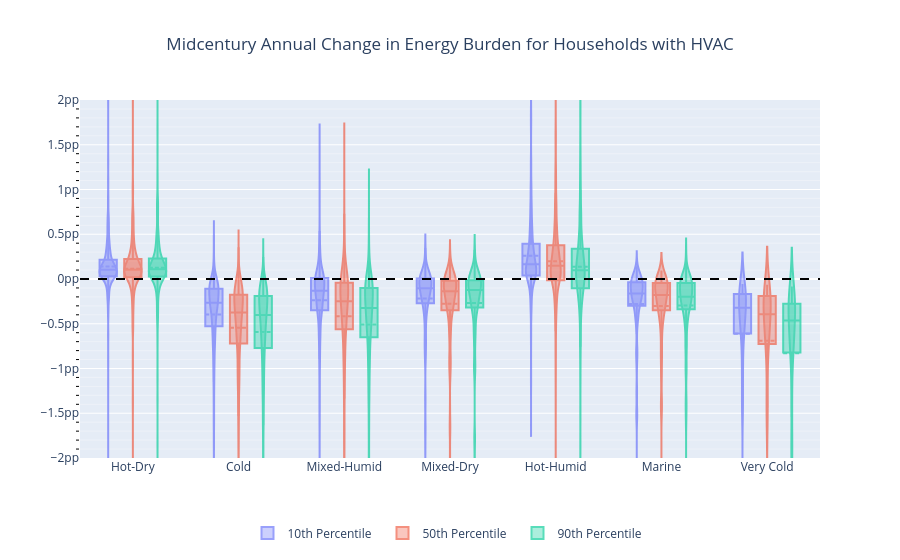

Notebook cell for this chart:
### Code cell
ann_historical = annual_percentiles['CONUS Annual Climate Change Bins [Celsius]'] == '(1.5, 2.0]'
ann_hvac = (annual_percentiles['HVAC Cooling Type'] != '0') & (annual_percentiles['Heating Fuel'] != '0')
df = annual_percentiles[ann_historical & ann_hvac].copy(deep=True)

df['Change in Energy Burden [Annual]'] = df['Change in Energy Burden [Annual]']*100

fig = go.Figure()

fig.add_trace(go.Violin(x=df['Building America Climate Zone'][ df['Percentile'] == 0.1 ],
                        y=df['Change in Energy Burden [Annual]'][ df['Percentile'] == 0.1 ],
                        legendgroup='10th', scalegroup='10th', name='10th Percentile',
                        points=False,
                        # line_color='lightseagreen'
                        )
             )
fig.add_trace(go.Violin(x=df['Building America Climate Zone'][ df['Percentile'] == 0.5 ],
                        y=df['Change in Energy Burden [Annual]'][ df['Percentile'] == 0.5 ],
                        legendgroup='50th', scalegroup='50th', name='50th Percentile',
                        points=False,
                        # line_color='orange'
                        )
             )
fig.add_trace(go.Violin(x=df['Building America Climate Zone'][ df['Percentile'] == 0.9 ],
                        y=df['Change in Energy Burden [Annual]'][ df['Percentile'] == 0.9 ],
                        legendgroup='90th', scalegroup='90th', name='90th Percentile',
                        points=False,
                        # line_color='orange'
                        )
             )

fig.update_layout(violinmode='group', 
                title_text="Midcentury Annual Change in Energy Burden for Households with HVAC",
                title_x = 0.5, 
                yaxis=dict(
                    ticksuffix="pp"
                    ),
                legend=dict(
                    orientation="h",
                    entrywidth=90,
                    yanchor="bottom",
                    y=-0.25,
                    xanchor="center",
                    x=0.5)
                )

fig.update_traces(box_visible=True, meanline_visible=True, box_width= 1)
fig.update_traces(opacity=0.65, selector=dict(type='violin'))
fig.update_yaxes(range=[-2, 2], minor=dict(tickcolor="black", tickmode='auto', nticks=6, showgrid=True))

fig.add_hline(y=0, line_width=2, line_dash="dash", line_color="black")
fig.show()

### Figure 1 — Plotly figure (JSON) as saved in the notebook; plotly's stock layout.template omitted (floating-point values rounded to 4 significant figures; data arrays with more than 128 entries replaced by an {"elided": "..."} marker saying what was removed)
{"data": [{"box": {"visible": true, "width": 1}, "legendgroup": "10th", "meanline": {"visible": true}, "name": "10th Percentile", "opacity": 0.65, "points": false, "scalegroup": "10th", "type": "violin", "x": {"elided": "5307 str values"}, "y": {"elided": "5307 float values"}}, {"box": {"visible": true, "width": 1}, "legendgroup": "50th", "meanline": {"visible": true}, "name": "50th Percentile", "opacity": 0.65, "points": false, "scalegroup": "50th", "type": "violin", "x": {"elided": "5307 str values"}, "y": {"elided": "5307 float values"}}, {"box": {"visible": true, "width": 1}, "legendgroup": "90th", "meanline": {"visible": true}, "name": "90th Percentile", "opacity": 0.65, "points": false, "scalegroup": "90th", "type": "violin", "x": {"elided": "5307 str values"}, "y": {"elided": "5307 float values"}}], "layout": {"legend": {"entrywidth": 90, "orientation": "h", "x": 0.5, "xanchor": "center", "y": -0.25, "yanchor": "bottom"}, "shapes": [{"line": {"color": "black", "dash": "dash", "width": 2}, "type": "line", "x0": 0, "x1": 1, "xref": "x domain", "y0": 0, "y1": 0, "yref": "y"}], "title": {"text": "Midcentury Annual Change in Energy Burden for Households with HVAC", "x": 0.5}, "violinmode": "group", "yaxis": {"minor": {"nticks": 6, "showgrid": true, "tickcolor": "black", "tickmode": "auto"}, "range": [-2, 2], "ticksuffix": "pp"}}}
